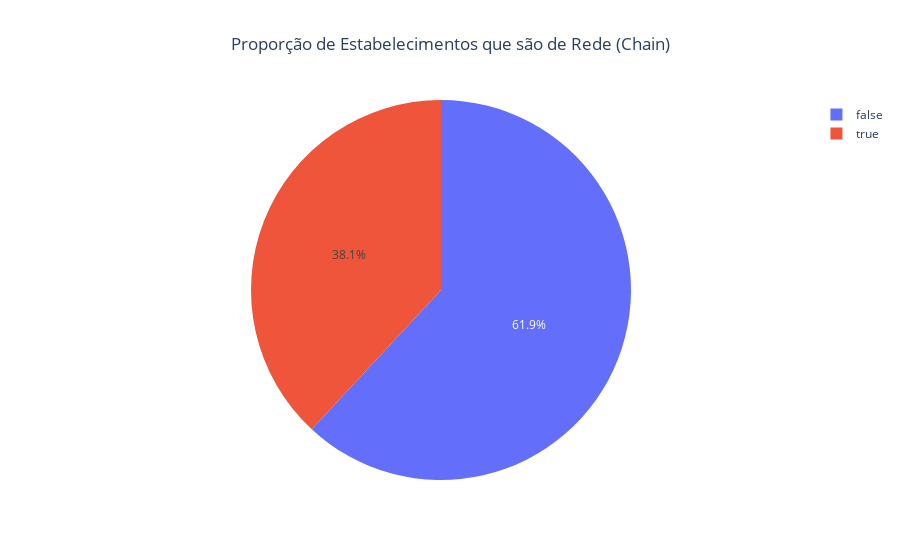

This figure's notebook cell:
### Markdown cell above
##### <a id="22">Proporções de estabelecimentos de rede e não rede</a>

### Code cell
# chain counts
chain_counts = df['chain'].value_counts()

# plot
fig = go.Figure(
    data=[go.Pie(labels=chain_counts.index, values=chain_counts.values)])
fig.update_layout(
    title_text='Proporção de Estabelecimentos que são de Rede (Chain)',
    title_x=0.5)
fig.show()

### Figure 1 — Plotly figure (JSON) as saved in the notebook; plotly's stock layout.template omitted (floating-point values rounded to 4 significant figures)
{"data": [{"labels": [false, true], "type": "pie", "values": [5975, 3676]}], "layout": {"title": {"text": "Proporção de Estabelecimentos que são de Rede (Chain)", "x": 0.5}}}
